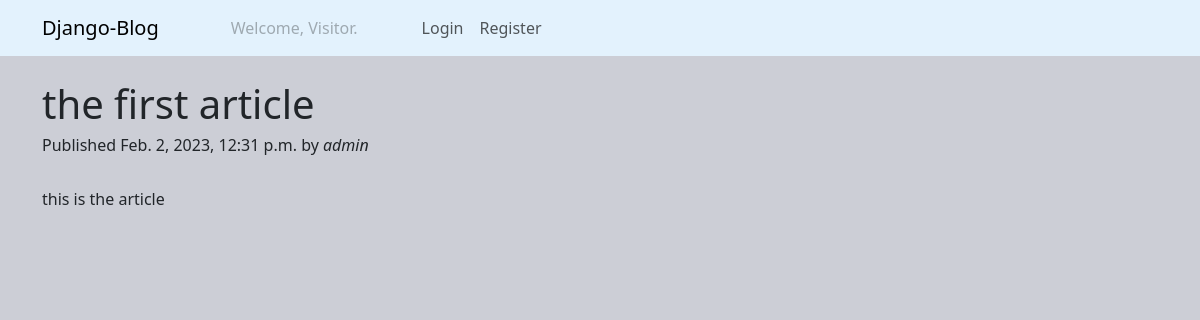
/articles/the-first-article/, run on the app's committed database.
### articles/models.py (models this page shows, shortened)
class Article(models.Model):
    title = models.CharField(max_length=200)
    description = models.TextField()
    slug = models.SlugField(max_length=100, unique=True)
    published = models.DateTimeField (auto_now_add=True)
    author = models.ForeignKey(User, on_delete=models.CASCADE)

### articles/views.py (the view)
# urls.py: path('articles/<slug:slug>/', article_details, name='article_details'),
def article_details(request, slug):
    article = get_object_or_404(Article, slug=slug)
    return render(request, 'details.html', {'article':article})

### articles/templates/details.html (shortened to what this page needs)
{% extends 'base.html' %}
{% block body %}
    <div class="container mt-4">
        <h1>{{article.title}}</h1>
        <h6>Published {{article.published}} by <i>{{article.author}}</i></h6>
        <br>
        <p>{{article.description}}</p>
    </div>
{% endblock body %}

### articles/static/css/index.css (style rules this page uses)
body { background: #ccced6; }

### data on the page
Article: title "the first article", published "Feb. 2, 2023, 12:31 p.m.", author "admin", description "this is the article"
